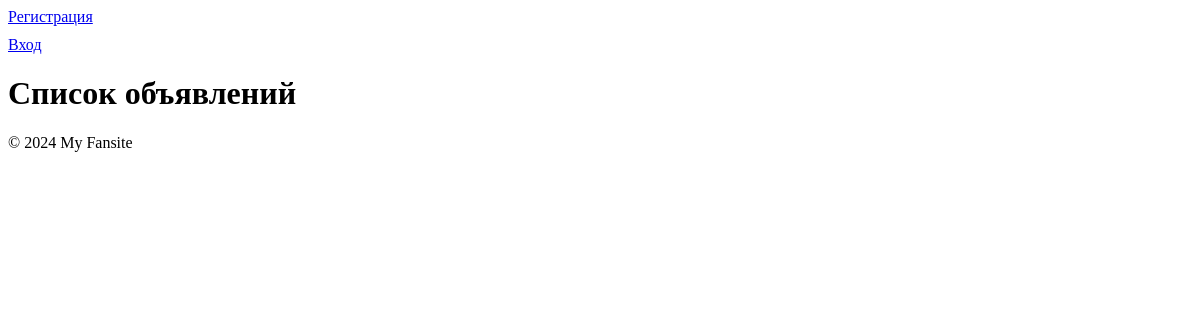
Before: /forum/announcements/ with the older database file.
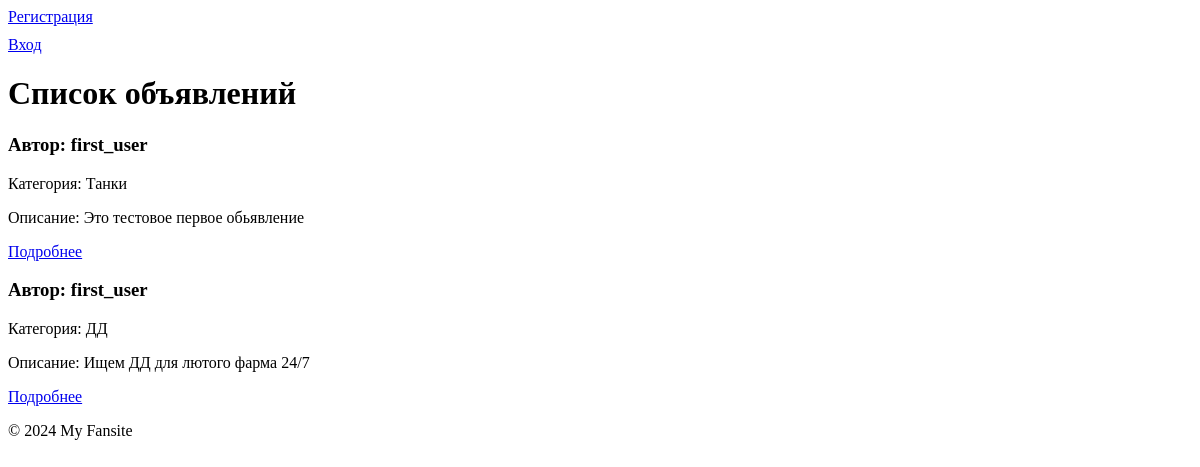
After: the same page with the newer database file.
### forum/models.py (models this page shows, shortened)
class Announcement(models.Model):
    user = models.ForeignKey(User, on_delete=models.CASCADE, related_name="announcement")
    title = models.CharField(max_length=255)
    text = models.TextField(blank=True, null=True)
    category = models.CharField(max_length=50, choices=[
        ('tank', 'Танки'), ('healer', 'Хилы'), ('dd', 'ДД'), ('trader', 'Торговцы'),
        ('guildmaster', 'Гилдмастеры'), ('questgiver', 'Квестгиверы'), ('blacksmith', 'Кузнецы'),
        ('leatherworker', 'Кожевники'), ('alchemist', 'Зельевары'), ('spellmaster', 'Мастера заклинаний')
    ])
    media = models.ManyToManyField(Media, related_name='announcements', blank=True)
    status = models.CharField(max_length=20, choices=[('open', 'Открыто'), ('closed', 'Закрыто'), ('archived', 'Архивировано')], default='open')
    created_at = models.DateTimeField(auto_now_add=True)
    updated_at = models.DateTimeField(auto_now=True)

### forum/views.py (the view)
# urls.py: path('announcements/', AnnouncementListView.as_view(), name='AnnouncementList'),
class AnnouncementListView(ListView):
    model = Announcement
    template_name = 'announcement/announcement_list.html'
    context_object_name = 'announcements'
    ordering = ['-created_at']
    paginate_by = 27
    def get_queryset(self):
        category = self.kwargs.get('category')
        queryset = Announcement.objects.all()
        if category:
            valid_categories = [c[0] for c in Announcement._meta.get_field('category').choices] #Получаем все валидные категории
            if category in valid_categories:
                queryset = queryset.filter(category=category)
        return queryset
    def get_context_data(self, **kwargs):
        context = super().get_context_data(**kwargs)
        context['announcement_count'] = self.get_queryset().count()
        context['category'] = self.kwargs.get('category')
        context['year'] = timezone.now().year
        return context

### forum/templates/announcement/announcement_list.html (shortened to what this page needs)
{% extends 'base.html' %}
{% load static %}
{% block content %}
    <h1>Список объявлений</h1>
    <div class="announcement-grid">
        {% for announcement in announcements %}
            <div class="announcement-item">
                <h3>Автор: {{ announcement.user.username }}</h3>
                <p>Категория: {{ announcement.get_category_display }}</p>
                <p>Описание: {{ announcement.text|truncatechars:30 }}</p>
                <a href="{% url 'forum:AnnouncementDetail' announcement.pk %}">Подробнее</a>
            </div>
        {% endfor %}
    </div>
{% endblock %}

### forum/templates/base.html (shortened to what this page needs)
<!DOCTYPE html>
{% load static %}
<html lang="ru">
<head>
    <link rel="stylesheet" type='text/css' href="{% static 'css/base.css' %}">
    </head>
<body>
    <header>
        <div class="header-right">
            {% if user.is_authenticated %}
                <a href="{% url 'account_logout' %}">Выход</a>
            {% else %}
                <a href="{% url 'account_signup' %}">Регистрация</a>
                <a href="{% url 'account_login' %}">Вход</a>
            {% endif %}
        </div>
    </header>
    <main>
        {% block content %}
        {% endblock %}
    </main>
    <footer>
        <p>© {{ year }} My Fansite</p>
    </footer>
</body>
</html>

### forum/static/css/base.css (style rules this page uses)
a { display: block; margin-bottom: 10px; }

Changed rows visible on the page:
added Announcement: user.username "first_user", category "Танки", text "Это тестовое первое обьявление"
added Announcement: user.username "first_user", category "ДД", text "Ищем ДД для лютого фарма 24/7"
